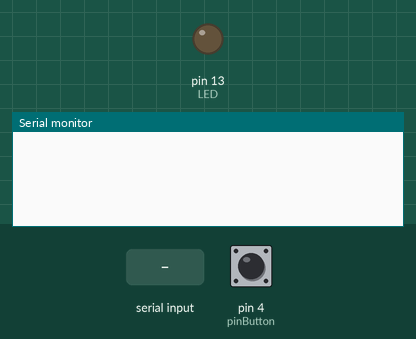
This sketch was run on a simulated Arduino Uno, built with avr-gcc and run on an emulated ATmega328P. Shown: output pins drawn as LEDs (lit = HIGH), the last lines printed to the serial monitor. Inputs (shaded band) come from the test bench; at power-on: pin 4 (pinButton) LOW.

Above: at 1.2 s.
1.3 s: pin 4 (pinButton) pulled HIGH for 0.15 s
At 2.3 s:
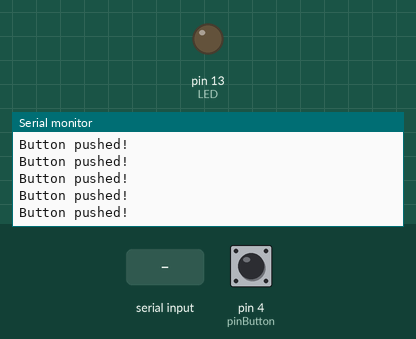
2.9 s: "1\n" received over Serial
At 3.5 s:
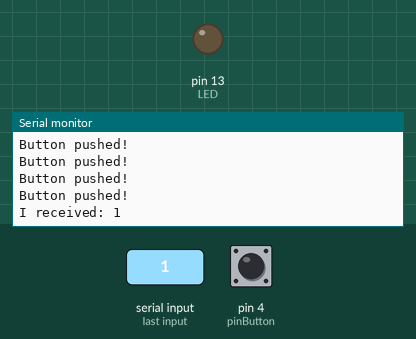
4.4 s: pin 4 (pinButton) driven HIGH
At 5.2 s:
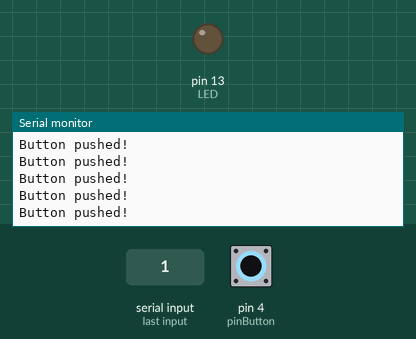

The sketch:

arduino.ino
```cpp
#define LED  13
const int pinButton = 4;
int recieveByte = 0;
String bufferStr = "";
String okStr = "OK";

void setup() {
  pinMode(pinButton, INPUT);
  pinMode(LED, OUTPUT);
  Serial.begin(9600);
}

// シリアルポートに定期的に書き込んではデータを受け取る
// パーストークンは \n
// OK を受け取ったら 13 LED点灯、それ以外を受け取ったら削除
// 1秒おきループ

void loop() {
  if(digitalRead(pinButton)) {
    Serial.println("Button pushed!");
  }

  bufferStr = "";
  while (Serial.available() > 0) {
    recieveByte = Serial.read();
    if (recieveByte == (int)'\n') break;
    bufferStr.concat((char)recieveByte);
  }

  // 受け取ったデータがあるなら送りかえしてスイッチ操作
  if (bufferStr.length() > 0) {
    Serial.print("I received: ");
    Serial.println(bufferStr);
    if (okStr.compareTo(bufferStr) == 0) {
      digitalWrite(LED, HIGH);
      delay(1000);
      digitalWrite(LED, LOW);
    } else {
      digitalWrite(LED, LOW);
    }
  }

  delay(10);
}
```

Measured:
- after the input at 1.3 s, the serial monitor: prints a new line at once (image 1)
- after the input at 2.9 s, the serial monitor: prints a new line at once (image 2)
